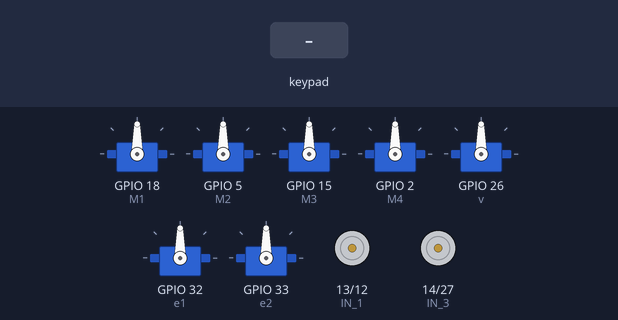
Simulated run of this sketch. Board: ESP32. On the bench: 7 × servo, motor-driver pin pairs drawn as motors (green arrow = first pin HIGH = forward, orange = second pin HIGH = backward, longer = more drive). The inputs (shaded band) are chosen by the test bench. Nothing arrives over Bluetooth unless stated; what the sketch prints to the serial monitor is not drawn.

Above: at 1.2 s.
1.3 s: key 'O' pressed
At 3.6 s:
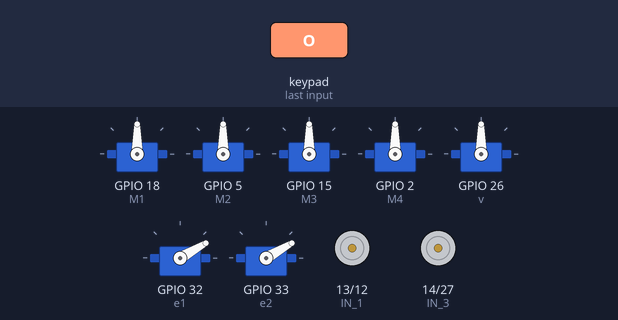
4.2 s: key 'U' pressed
At 4.5 s:
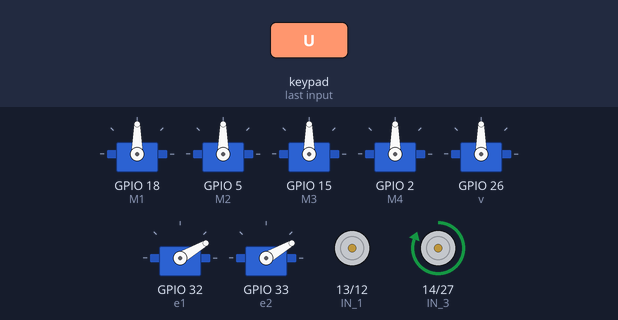
5.7 s: key 'R' pressed
At 6.9 s:
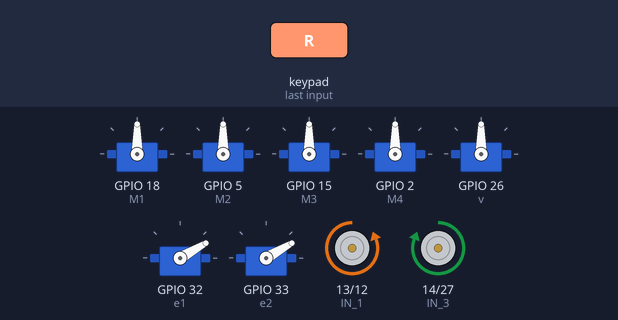
7.2 s: key 'D' pressed
At 8.0 s:
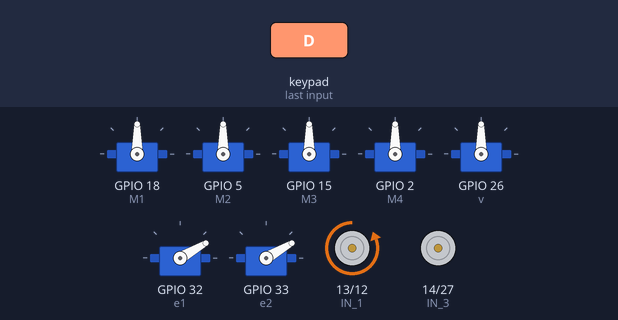
8.7 s: key 'X' pressed
At 9.5 s:
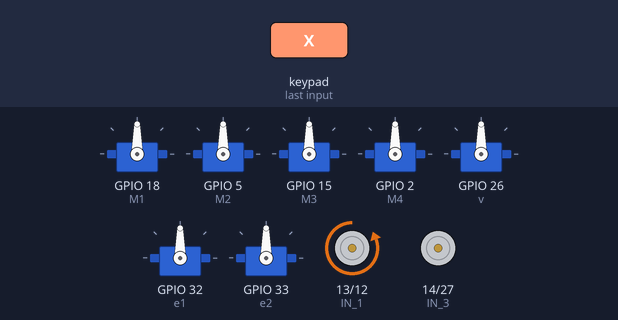
10.2 s: key 'S' pressed
At 12.8 s:
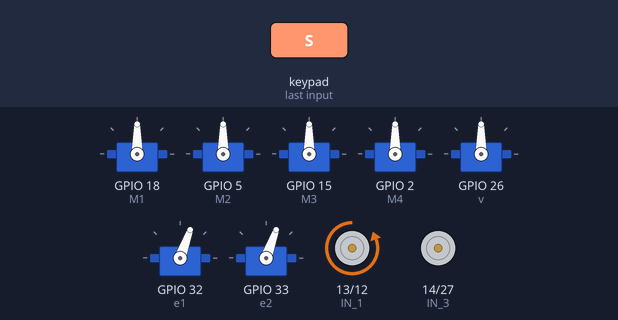
Timing chart, 0 to 14.1 s (numbered marks = the images above; inputs shaded):
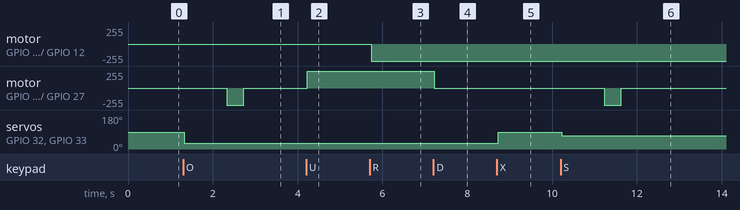

Measured:
- after the input at 1.3 s, motor on GPIO 14 (IN_3) / GPIO 27 (IN_4): stopped → backward 255/255 after 1.0 s, → stopped 0.40 s later; servo on GPIO 32 (e1), servo on GPIO 33 (e2): 90° → 30° at once
- after the input at 4.2 s, motor on GPIO 14 (IN_3) / GPIO 27 (IN_4): stopped → forward 255/255 at once
- after the input at 5.7 s, motor on GPIO 13 (IN_1) / GPIO 12 (IN_2): stopped → backward 255/255 at once
- after the input at 7.2 s, motor on GPIO 14 (IN_3) / GPIO 27 (IN_4): forward 255/255 → stopped at once
- after the input at 8.7 s, servo on GPIO 32 (e1), servo on GPIO 33 (e2): 30° → 90° at once
- after the input at 10.2 s, motor on GPIO 14 (IN_3) / GPIO 27 (IN_4): stopped → backward 255/255 after 1.0 s, → stopped 0.40 s later; servo on GPIO 32 (e1), servo on GPIO 33 (e2): 90° → 70° at once

The sketch:

4WD_PS4_New.ino
```cpp
/////////////////////////////////////////////////////////////////////////////////////////////

//Shreyash_Dabhade - Team The Robo-Tech Forum GCOEA
//4WD_Holonomic_Drivetrain with actuations
// DD ROBOCON 2024
// Interchange Wala Chutiyapa
// PS4

//////////////////////////////////////////////////////////////////////////////////////////////


#include <ESP32_Servo.h>
#include <PS4Controller.h>
#include<Arduino.h>


///////////////////////////Motor Connections////////////////////////////////////////////////

int M1 = 18, M2 = 5, M3 = 15, M4 = 2;
int pa=0,pb=0,pc=0,pd=0;
int x = 0, y = 0;
float a = 0, b = 0, c = 0, d = 0, absA = 0, absB = 0, absC = 0, absD = 0;

///////////////////////////Variables///////////////////////////////////////////////////////

int Max_value = 0;
int pwm = 0;
int max_pwm = 0;
float magnitude = 0;
int rotational = 0, rotational_pwm = 0, max_rotational_pwm =0 ;
float theta = 0;
int up = 0;
int down = 0;
///////////////////////////sabertooth motor signal pins/////////////////////////////////////

Servo PA;
Servo PB;
Servo PC;
Servo PD;

///////////////////////////////////////Pneumatics///////////////////////////////////////////

int IN_1 = 13;
int IN_2 = 12;
int IN_3 = 14;
int IN_4 = 27;

////////////////////////////////////// E bike ////////////////////////////////////////////////

Servo e1;
Servo e2;

//////////////////////////////////////Viper//////////////////////////////////////////////////

Servo v;
//////////////////////////////////////////////////////////////////////////////////////////////
int R = 255;
int G = 0;
int B = 0;

// Calculates the next value in a rainbow sequence
void nextRainbowColor() {
  if (R > 0 && B == 0) {
    R--;
    G++;
  }
  if (G > 0 && R == 0) {
    G--;
    B++;
  }
  if (B > 0 && G == 0) {
    R++;
    B--;
  }
}

void setup() {
  // put your setup code here, to run once:a

 Serial.begin(115200);
  PS4.begin("1a:2b:3c:01:01:02");
  Serial.println("Ready.");
  PA.attach(M1);
  PB.attach(M2);
  PC.attach(M3);
  PD.attach(M4);
  ///////////////////////////////////viper///////////////////////////////////////////////////
  v.attach(26);
  ////////////////////////////////////E-Bike////////////////////////////////////////////////////
  e1.attach(32);
  e2.attach(33);

  /////////////////////////////////////Pneumatics/////////////////////////////////////////////
  pinMode(IN_1,OUTPUT);
  pinMode(IN_2,OUTPUT);
  pinMode(IN_3,OUTPUT);
  pinMode(IN_4,OUTPUT);
}
void loop() {
  // put your main code here, to run repeatedly:

 if (PS4.isConnected())
 {

  PS4.setLed(90, 20,145 );
    nextRainbowColor();

    // Sets how fast the controller's front light flashes
    // Params: How long the light is on in ms, how long the light is off in ms
    // Range: 0->2550 ms, Set to 0, 0 for the light to remain on
    PS4.setFlashRate(PS4.LStickY() * 0, PS4.RStickY() * 0);

    // Sets the rumble of the controllers
    // Params: Weak rumble intensity, Strong rumble intensity
    // Range: 0->255
    PS4.setRumble(PS4.L2Value()  , PS4.R2Value() );

    // Sends data set in the above three instructions to the controller
    PS4.sendToController();

    // Don't send data to the controller immediately, will cause buffer overflow
    delay(10);


        if (PS4.LStickX() > 15 || PS4.LStickX() < -15 || PS4.LStickY() > 15 || PS4.LStickY() < -15 || PS4.RStickX() > 15 || PS4.RStickX() < -15 || PS4.RStickY() > 15 || PS4.RStickY() < -15)
        {
          if (PS4.RStickX() > 15 )
          {
            x = PS4.RStickX();
            x = map(PS4.RStickX(), 15, 127, 0,-90 );
          }
          else if (PS4.RStickX() < -15)
          {
            x = PS4.RStickX();
            x = map(PS4.RStickX(), -15, -127, 0,90);
          }
          else if (PS4.RStickX() > -15 && PS4.RStickX() < 15)
          {
            x = 0;
          }
          if (PS4.RStickY() > 15  )
           {
            y = PS4.RStickY();
            y = map(PS4.RStickY(), 15, 127, 0,-90);
          }
          else if (PS4.RStickY() < -15)
          {
            y = PS4.RStickY();
            y = map(PS4.RStickY(), -15, -127, 0,90);
          }
          else if (PS4.RStickY() > -15 && PS4.RStickY() < 15)
          {
            y = 0;
          }


         if (PS4.LStickX() > 15 )
         {
          rotational = PS4.LStickX();
          rotational_pwm = map(rotational, 15, 127, 0, -50);
         }
         else if (PS4.LStickX() < - 15 )
         {
           rotational = PS4.LStickX();
          rotational_pwm = map(rotational, -15, -127, 0, 50);
         }
         else if (PS4.LStickX() > - 15 && PS4.LStickX() <  15 )
         {
          rotational_pwm = 0;
         }
         if (PS4.RStickX() > -15 && PS4.RStickX() < 15)
          {
            x = 0;
          }
          if (PS4.RStickY() > -15 && PS4.RStickY() < 15)
          {
            y = 0;
          }
       }
 ///////////////////////////////////////////Viper/////////////////////////////////////////
        if (PS4.L2())
         {
          if(PS4.L2Value() < 30)
          {
              up = 0;
          }
          else
          {
            up = map(PS4.L2Value(),30,255,90,180);
          }
       v.write(up);


       }

    if (PS4.R2())
    {
      if(PS4.R2Value() < 30)
      {
        down = 0;
      }
      else
      {
        down = map(PS4.R2Value(),30,255,0, 90 );
      }
        v.write(down);
    }
   /////////////////////////////////////////E-Bike(Ball Throwing)////////////////////////////////
    if (PS4.Square())

       {
          e1.write(70);
          e2.write(70);
          delay(1000);
          digitalWrite(IN_4,1);
          delay(400);
          digitalWrite(IN_4,0);
          delay(400);
        }

    if (PS4.Triangle())

      {
         e1.write(50);
          e2.write(50);
          delay(1000);
          digitalWrite(IN_4,1);
          delay(400);
          digitalWrite(IN_4,0);
          delay(400);

      }
      if(PS4.Circle())
      {
        e1.write(30);
          e2.write(30);
         delay(1000);
          digitalWrite(IN_4,1);
          delay(400);
          digitalWrite(IN_4,0);
          delay(400);
      }
      if(PS4.Cross())
      {
        e1.write(90);
          e2.write(90);
          delay(50);
      }
  ///////////////////////////////////////Pneumatics////////////////////////////////////////////

  /////////////////////////////////Front Piston Up/Down////////////////////////////////////////

    if (PS4.Up())
    {
      digitalWrite(IN_3,1);
      delay(400);
    }

    if(PS4.Touchpad())
    {
      v.write(90);

    }
  //////////////////////////////////////Gripper Piston (Push)////////////////////////////////////

    if (PS4.Down())
    {
       digitalWrite(IN_3,0);
      delay(400);
       }

  //////////////////////////////////////Ball Gripper open/close///////////////////////////////////
    if(PS4.Left())
    {
      digitalWrite(IN_2,0);
      delay(400);
      }
    if(PS4.Right())
    {
      digitalWrite(IN_2,1);
      delay(400);
    }
   ///////////////////////////////////Seedling Open/Close////////////////////////////////////////

   if(PS4.R1())
   {
    digitalWrite(IN_1,1);
    delay(400);
   }
   if(PS4.L1())
   {
    digitalWrite(IN_1,0);
    delay(400);
   }

  }
   //////////////////////////////////////////////////////////////////////////////////////////////

  magnitude = sqrt(sq(x) + sq(y));
  theta = atan2(y,x);
  a = magnitude * (sin(theta + (PI / 4)));
  b = magnitude * (cos(theta + (PI / 4)));
  c = magnitude * (sin(theta + (PI / 4)));
  d = magnitude * (cos(theta + (PI / 4)));

  Serial.print("a = ");
  Serial.println(a);
  Serial.print("b = ");
  Serial.println(b);
  Serial.print("c = ");
  Serial.println(c);
  Serial.print("d = ");
  Serial.println(d);

Serial.print("L2 = ");
        Serial.println(up);


 Serial.print("R2 = ");
      Serial.println(down);

 Serial.print("rotational_pwm = ");
 Serial.println(rotational_pwm);


 pa = map(a,-127,127,180,0);
 pb = map(b,-127,127,0,180);
 pc = map(a,-127,127,0,180);
 pd = map(b,-127,127,180,0);

  Serial.print("pa = ");
  Serial.println(pa);
  Serial.print("pb = ");
  Serial.println(pb);
  Serial.print("pc = ");
  Serial.println(pc);
  Serial.print("pd = ");
  Serial.println(pd);

  pa = pa + rotational_pwm;
  pb = pb - rotational_pwm;
  pc = pc + rotational_pwm;
  pd = pd - rotational_pwm;

  /////////////////Motor Commands//////////////////////
  PA.write(pa);
  PB.write(pb);
  PC.write(pc);
  PD.write(pd);
}
  
```
